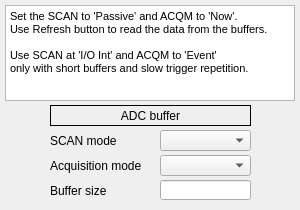
<?xml version="1.0" encoding="UTF-8"?>
<ui version="4.0">
 <class>MainWindow</class>
 <widget class="QMainWindow" name="MainWindow">
  <property name="geometry">
   <rect>
    <x>0</x>
    <y>0</y>
    <width>300</width>
    <height>210</height>
   </rect>
  </property>
  <property name="windowTitle">
   <string>MainWindow</string>
  </property>
  <property name="Title" stdset="0">
   <string>$(DEVICE): Acq.settings</string>
  </property>
  <widget class="QWidget" name="centralwidget">
   <widget class="caLabel" name="label_26">
    <property name="geometry">
     <rect>
      <x>50</x>
      <y>105</y>
      <width>201</width>
      <height>21</height>
     </rect>
    </property>
    <property name="frameShape">
     <enum>QFrame::Box</enum>
    </property>
    <property name="text">
     <string>ADC buffer</string>
    </property>
    <property name="alignment">
     <set>Qt::AlignCenter</set>
    </property>
    <property name="background">
     <color>
      <red>255</red>
      <green>255</green>
      <blue>255</blue>
     </color>
    </property>
   </widget>
   <widget class="caMenu" name="camenu_2">
    <property name="geometry">
     <rect>
      <x>160</x>
      <y>155</y>
      <width>91</width>
      <height>21</height>
     </rect>
    </property>
    <property name="channel" stdset="0">
     <string notr="true">$(DEVICE):signals:adc.ACQM</string>
    </property>
   </widget>
   <widget class="caMenu" name="camenu">
    <property name="geometry">
     <rect>
      <x>160</x>
      <y>130</y>
      <width>91</width>
      <height>21</height>
     </rect>
    </property>
    <property name="channel" stdset="0">
     <string notr="true">$(DEVICE):signals:adc.SCAN</string>
    </property>
   </widget>
   <widget class="caTextEntry" name="catextentry_8">
    <property name="geometry">
     <rect>
      <x>160</x>
      <y>180</y>
      <width>91</width>
      <height>20</height>
     </rect>
    </property>
    <property name="alignment">
     <set>Qt::AlignRight|Qt::AlignTrailing|Qt::AlignVCenter</set>
    </property>
    <property name="channel" stdset="0">
     <string notr="true">$(DEVICE):signals:adc.NGRP</string>
    </property>
    <property name="background">
     <color>
      <red>255</red>
      <green>255</green>
      <blue>127</blue>
     </color>
    </property>
    <property name="colorMode">
     <enum>caLineEdit::Static</enum>
    </property>
   </widget>
   <widget class="QLabel" name="label">
    <property name="geometry">
     <rect>
      <x>50</x>
      <y>155</y>
      <width>106</width>
      <height>21</height>
     </rect>
    </property>
    <property name="font">
     <font>
      <pointsize>9</pointsize>
     </font>
    </property>
    <property name="text">
     <string>Acquisition mode</string>
    </property>
   </widget>
   <widget class="QLabel" name="label_3">
    <property name="geometry">
     <rect>
      <x>50</x>
      <y>180</y>
      <width>106</width>
      <height>21</height>
     </rect>
    </property>
    <property name="font">
     <font>
      <pointsize>9</pointsize>
     </font>
    </property>
    <property name="text">
     <string>Buffer size</string>
    </property>
   </widget>
   <widget class="QTextBrowser" name="textBrowser">
    <property name="geometry">
     <rect>
      <x>5</x>
      <y>5</y>
      <width>290</width>
      <height>96</height>
     </rect>
    </property>
    <property name="font">
     <font>
      <pointsize>8</pointsize>
     </font>
    </property>
    <property name="html">
     <string>&lt;!DOCTYPE HTML PUBLIC &quot;-//W3C//DTD HTML 4.0//EN&quot; &quot;http://www.w3.org/TR/REC-html40/strict.dtd&quot;&gt;
&lt;html&gt;&lt;head&gt;&lt;meta name=&quot;qrichtext&quot; content=&quot;1&quot; /&gt;&lt;style type=&quot;text/css&quot;&gt;
p, li { white-space: pre-wrap; }
&lt;/style&gt;&lt;/head&gt;&lt;body style=&quot; font-family:'Sans'; font-size:8pt; font-weight:400; font-style:normal;&quot;&gt;
&lt;p style=&quot; margin-top:0px; margin-bottom:0px; margin-left:0px; margin-right:0px; -qt-block-indent:0; text-indent:0px;&quot;&gt;&lt;span style=&quot; font-family:'Sans Serif';&quot;&gt;Set the SCAN to 'Passive' and ACQM to 'Now'.&lt;/span&gt;&lt;/p&gt;
&lt;p style=&quot; margin-top:0px; margin-bottom:0px; margin-left:0px; margin-right:0px; -qt-block-indent:0; text-indent:0px;&quot;&gt;&lt;span style=&quot; font-family:'Sans Serif';&quot;&gt;Use Refresh button to read the data from the buffers.&lt;/span&gt;&lt;/p&gt;
&lt;p style=&quot;-qt-paragraph-type:empty; margin-top:0px; margin-bottom:0px; margin-left:0px; margin-right:0px; -qt-block-indent:0; text-indent:0px; font-family:'Sans Serif';&quot;&gt;&lt;/p&gt;
&lt;p style=&quot; margin-top:0px; margin-bottom:0px; margin-left:0px; margin-right:0px; -qt-block-indent:0; text-indent:0px;&quot;&gt;&lt;span style=&quot; font-family:'Sans Serif';&quot;&gt;Use SCAN at 'I/O Int' and ACQM to 'Event'&lt;/span&gt;&lt;/p&gt;
&lt;p style=&quot; margin-top:0px; margin-bottom:0px; margin-left:0px; margin-right:0px; -qt-block-indent:0; text-indent:0px;&quot;&gt;&lt;span style=&quot; font-family:'Sans Serif';&quot;&gt;only with short buffers and slow trigger repetition.&lt;/span&gt;&lt;/p&gt;&lt;/body&gt;&lt;/html&gt;</string>
    </property>
   </widget>
   <widget class="QLabel" name="label_2">
    <property name="geometry">
     <rect>
      <x>50</x>
      <y>130</y>
      <width>106</width>
      <height>21</height>
     </rect>
    </property>
    <property name="font">
     <font>
      <pointsize>9</pointsize>
     </font>
    </property>
    <property name="text">
     <string>SCAN mode</string>
    </property>
   </widget>
  </widget>
 </widget>
 <customwidgets>
  <customwidget>
   <class>caMenu</class>
   <extends>QComboBox</extends>
   <header>caMenu</header>
  </customwidget>
  <customwidget>
   <class>caTextEntry</class>
   <extends>caLineEdit</extends>
   <header>caTextEntry</header>
  </customwidget>
  <customwidget>
   <class>caLabel</class>
   <extends>QLabel</extends>
   <header>caLabel</header>
  </customwidget>
  <customwidget>
   <class>caLineEdit</class>
   <extends>QLineEdit</extends>
   <header>caLineEdit</header>
  </customwidget>
 </customwidgets>
 <resources/>
 <connections/>
</ui>
